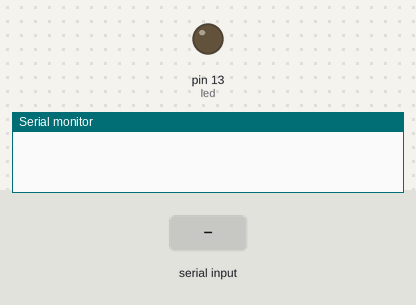
Bench run of a sketch on a simulated Arduino Uno, built with avr-gcc and run on an emulated ATmega328P. On the bench: output pins drawn as LEDs (lit = HIGH), the last lines printed to the serial monitor. Inputs (shaded band) come from the test bench.

Above: at 1.2 s.
1.3 s: "2" received over Serial
At 2.0 s:
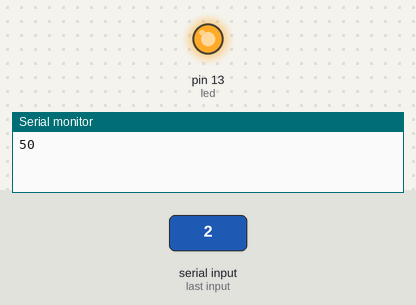
Timing chart, 0 to 4.3 s (numbered marks = the images above; inputs shaded):
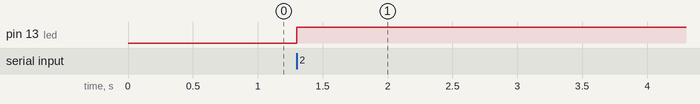

Measured:
- after the input at 1.3 s, pin 13 (led): LOW → HIGH at once

The sketch:

KOMUNIKACIJA.ino
```cpp
int incomingByte=0;   // for incoming serial data

int led=13;

void setup() {
      Serial.begin(9600);     // opens serial port, sets data rate to 9600 bps
      pinMode(led,OUTPUT);
}

void loop() {

        // send data only when you receive data:
        if (Serial.available() > 0) {
                // read the incoming byte:
              //  incomingByte = Serial.readStringUntil('\n');
             incomingByte = Serial.read();
                // say what you got:
           if(incomingByte==50) digitalWrite(led, HIGH);
       //     if(incomingByte==2) digitalWrite(led, LOW);
               Serial.println(incomingByte);
               //Serial.println(incomingByte);
               // Serial.end();
        }
}
```
